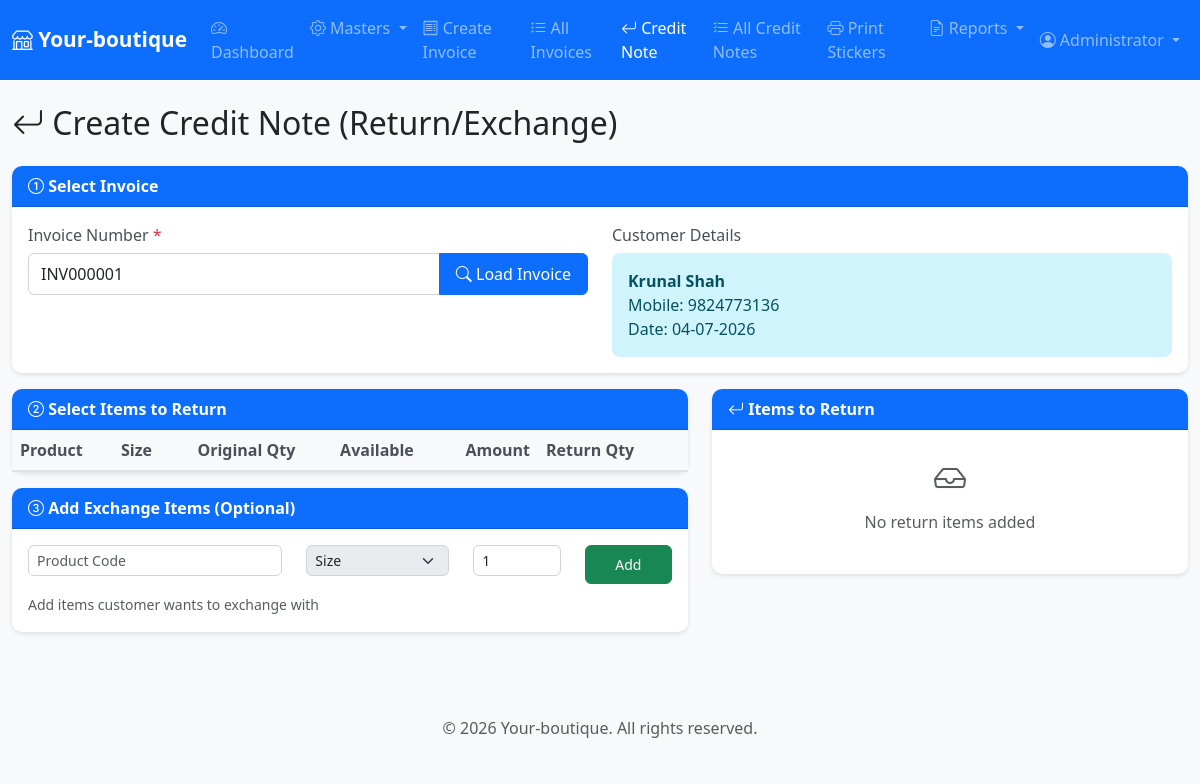
/modules/credit_note/create_credit_note.php?invoice=INV000001 (signed in), run on the app's committed database.
### tables this page shows
CREATE TABLE IF NOT EXISTS invoices (
    id INT PRIMARY KEY AUTO_INCREMENT,
    invoice_no VARCHAR(50) UNIQUE NOT NULL,
    invoice_date DATE NOT NULL,
    party_id INT NOT NULL,
    subtotal DECIMAL(10,2) NOT NULL DEFAULT 0,
    discount_amount DECIMAL(10,2) DEFAULT 0,
    cgst_amount DECIMAL(10,2) DEFAULT 0,
    sgst_amount DECIMAL(10,2) DEFAULT 0,
    total_amount DECIMAL(10,2) NOT NULL,
    payment_mode ENUM('Cash', 'Card', 'UPI') DEFAULT 'Cash',
    notes TEXT,
    created_by INT,
    created_at TIMESTAMP DEFAULT CURRENT_TIMESTAMP,
    FOREIGN KEY (party_id) REFERENCES parties(id),
    FOREIGN KEY (created_by) REFERENCES users(id),
    INDEX idx_invoice_no (invoice_no),
    INDEX idx_date (invoice_date),
    INDEX idx_party (party_id)
);

CREATE TABLE IF NOT EXISTS parties (
    id INT PRIMARY KEY AUTO_INCREMENT,
     
    mobile VARCHAR(15) UNIQUE NULL,
    party_name VARCHAR(100) NOT NULL,
    address TEXT,
    notes TEXT,
    created_at TIMESTAMP DEFAULT CURRENT_TIMESTAMP,
    updated_at TIMESTAMP DEFAULT CURRENT_TIMESTAMP ON UPDATE CURRENT_TIMESTAMP,
    INDEX idx_mobile (mobile)
);

### modules/credit_note/create_credit_note.php (called while the page is built, shortened)
<?php
require_once __DIR__ . '/../../includes/header.php';
$selectedInvoice = null;
if (isset($_GET['invoice']) || isset($_POST['invoice_no'])) {
    $invoiceNo = $_GET['invoice'] ?? $_POST['invoice_no'];
    $sql = "SELECT i.*, p.party_name, p.mobile, p.address
            FROM invoices i
            INNER JOIN parties p ON i.party_id = p.id
            WHERE i.invoice_no = ?";
    $stmt = $conn->prepare($sql);
    $stmt->bind_param('s', $invoiceNo);
    $stmt->execute();
    $result = $stmt->get_result();
    if ($result->num_rows > 0) {
        $selectedInvoice = $result->fetch_assoc();
    }
}
?>
<?php require_once __DIR__ . '/create_credit_note_view.php'; ?>

### config/functions.php (called while the page is built, shortened)
<?php
function formatDate($date) {
    return date('d-m-Y', strtotime($date));
}
?>

### modules/credit_note/create_credit_note_view.php (the view, shortened to what this page needs)
<div class="row">
    <div class="col-12">
        <h2 class="mb-4"><i class="bi bi-arrow-return-left"></i> Create Credit Note (Return/Exchange)</h2>
    </div>
</div>
<div class="card mb-3">
    <div class="card-header">
        <i class="bi bi-1-circle"></i> Select Invoice
    </div>
    <div class="card-body">
        <form method="GET" action="">
            <div class="row">
                <div class="col-md-6">
                    <label for="invoice" class="form-label">Invoice Number <span class="text-danger">*</span></label>
                    <div class="input-group">
                        <input type="text" class="form-control" name="invoice" id="invoice"
                               value="<?php echo $selectedInvoice['invoice_no'] ?? ''; ?>"
                               placeholder="INV000001" required>
                        <button type="submit" class="btn btn-primary">
                            <i class="bi bi-search"></i> Load Invoice
                        </button>
                    </div>
                </div>
                <?php if ($selectedInvoice): ?>
                <div class="col-md-6">
                    <label class="form-label">Customer Details</label>
                    <div class="alert alert-info mb-0">
                        <strong><?php echo $selectedInvoice['party_name']; ?></strong><br>
                        Mobile: <?php echo $selectedInvoice['mobile']; ?><br>
                        Date: <?php echo formatDate($selectedInvoice['invoice_date']); ?>
                    </div>
                </div>
                <?php endif; ?>
            </div>
        </form>
    </div>
</div>
<?php if ($selectedInvoice): ?>
<div class="row">
    <div class="col-md-7">
        <div class="card mb-3">
            <div class="card-header">
                <i class="bi bi-2-circle"></i> Select Items to Return
            </div>
            <div class="card-body p-0">
                <div class="table-responsive">
                    <table class="table table-hover mb-0">
                        <thead class="table-light">
                            <tr>
                                <th>Product</th>
                                <th>Size</th>
                                <th class="text-center">Original Qty</th>
                                <th class="text-center">Available</th>
                                <th class="text-end">Amount</th>
                                <th width="150">Return Qty</th>
                            </tr>
                        </thead>
                    </table>
                </div>
            </div>
        </div>
        <div class="card">
            <div class="card-header">
                <i class="bi bi-3-circle"></i> Add Exchange Items (Optional)
            </div>
            <div class="card-body">
                <form method="POST" action="" id="exchangeForm">
                    <div class="row">
                        <div class="col-md-5 mb-2">
                            <input type="text" class="form-control form-control-sm" id="ex_product_code"
                                   placeholder="Product Code">
                        </div>
                        <div class="col-md-3 mb-2">
                            <select class="form-select form-select-sm" id="ex_size_select" name="size_id" disabled>
                                <option value="">Size</option>
                            </select>
                        </div>
                        <div class="col-md-2 mb-2">
                            <input type="number" class="form-control form-control-sm" name="quantity"
                                   min="1" value="1" required>
                        </div>
                        <div class="col-md-2 mb-2">
                            <button type="submit" class="btn btn-sm btn-success w-100">Add</button>
                        </div>
                    </div>
                    <small class="text-muted">Add items customer wants to exchange with</small>
                </form>
            </div>
        </div>
    </div>
    <div class="col-md-5">
        <div class="card mb-3">
            <div class="card-header d-flex justify-content-between align-items-center">
                <span><i class="bi bi-arrow-return-left"></i> Items to Return</span>
            </div>
            <div class="card-body p-0" style="max-height: 300px; overflow-y: auto;">
                <?php if (empty($_SESSION['credit_note_items'])): ?>
                <div class="text-center p-4 text-muted">
                    <i class="bi bi-inbox" style="font-size: 2rem;"></i>
                    <p class="mt-2">No return items added</p>
                </div>
                <?php endif; ?>
            </div>
        </div>
    </div>
</div>
<?php endif; ?>
<?php
require_once __DIR__ . '/../../includes/footer.php';
?>

### assets/css/style.css (style rules this page uses)
:root { --primary-color: #0d6efd; --secondary-color: #6c757d; --success-color: #198754; --danger-color: #dc3545; --warning-color: #ffc107; }
body { font-family: 'Segoe UI', Tahoma, Geneva, Verdana, sans-serif; background-color: #f8f9fa; }
.card { border: none; border-radius: 10px; box-shadow: 0 2px 4px rgba(0,0,0,0.1); margin-bottom: 20px; }
.card-header { background-color: var(--primary-color); color: white; font-weight: 600; border-radius: 10px 10px 0 0 !important; }
.table { background-color: white; }
.table thead th { background-color: #f8f9fa; border-bottom: 2px solid #dee2e6; font-weight: 600; color: #495057; }
.btn { border-radius: 6px; padding: 8px 16px; font-weight: 500; }
.form-control, .form-select { border-radius: 6px; border: 1px solid #ced4da; }
.form-label { font-weight: 500; color: #495057; margin-bottom: 6px; }
.alert { border-radius: 8px; border: none; }

### data on the page
invoices: invoice "INV000001", party.party_name "Krunal Shah", party.mobile "9824773136", invoice_date "04-07-2026"

### other printed values
getUserFullName() "Administrator"
